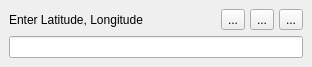
<?xml version="1.0" encoding="UTF-8"?>
<ui version="4.0">
 <class>ZoomToLatLonDockWidgetBase</class>
 <widget class="QDockWidget" name="ZoomToLatLonDockWidgetBase">
  <property name="geometry">
   <rect>
    <x>0</x>
    <y>0</y>
    <width>312</width>
    <height>87</height>
   </rect>
  </property>
  <property name="sizePolicy">
   <sizepolicy hsizetype="Preferred" vsizetype="Fixed">
    <horstretch>0</horstretch>
    <verstretch>0</verstretch>
   </sizepolicy>
  </property>
  <property name="windowTitle">
   <string>Zoom to Coordinate</string>
  </property>
  <widget class="QWidget" name="dockWidgetContents">
   <property name="sizePolicy">
    <sizepolicy hsizetype="Preferred" vsizetype="Fixed">
     <horstretch>0</horstretch>
     <verstretch>0</verstretch>
    </sizepolicy>
   </property>
   <layout class="QVBoxLayout" name="verticalLayout">
    <item>
     <layout class="QHBoxLayout" name="horizontalLayout">
      <property name="spacing">
       <number>5</number>
      </property>
      <item>
       <widget class="QLabel" name="label">
        <property name="text">
         <string>Enter Latitude, Longitude</string>
        </property>
       </widget>
      </item>
      <item>
       <widget class="QToolButton" name="zoomToolButton">
        <property name="toolTip">
         <string>Zoom To</string>
        </property>
        <property name="text">
         <string>...</string>
        </property>
       </widget>
      </item>
      <item>
       <widget class="QToolButton" name="optionsButton">
        <property name="text">
         <string>...</string>
        </property>
       </widget>
      </item>
      <item>
       <widget class="QToolButton" name="clearToolButton">
        <property name="toolTip">
         <string>Clear Marker</string>
        </property>
        <property name="text">
         <string>...</string>
        </property>
       </widget>
      </item>
     </layout>
    </item>
    <item>
     <widget class="QLineEdit" name="coordTxt"/>
    </item>
   </layout>
  </widget>
 </widget>
 <resources/>
 <connections/>
</ui>
